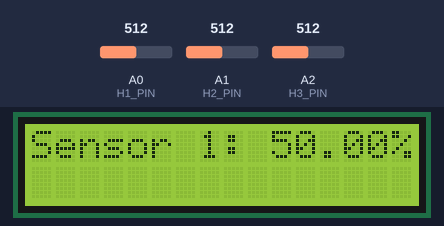
The sketch below on a simulated Arduino Uno, built with avr-gcc and run on an emulated ATmega328P. Shown: 16×2 character LCD. The inputs (shaded band) are chosen by the test bench; at power-on: A0 (H1_PIN) = 512, A1 (H2_PIN) = 512, A2 (H3_PIN) = 512.

Above: at 5.2 s.
5.3 s: A0 (H1_PIN) set to 716
At 19.0 s:
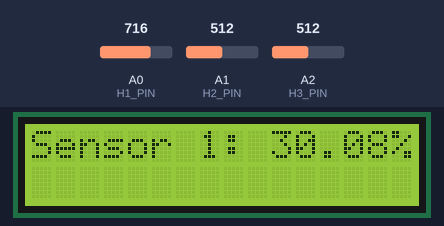
19.3 s: A1 (H2_PIN) set to 716
At 22.6 s:
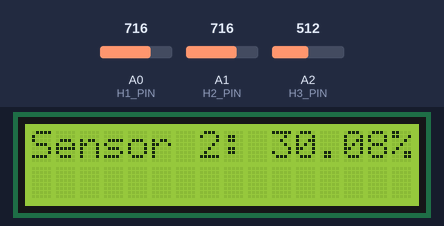
29.8 s: A2 (H3_PIN) set to 716
At 40.6 s:
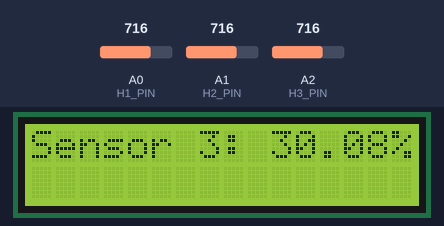
41.6 s: A0 (H1_PIN) set to 900
At 46.5 s:
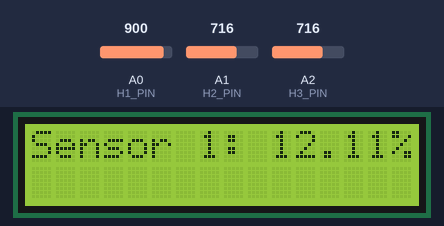
52.1 s: A1 (H2_PIN) set to 900
At 64.5 s:
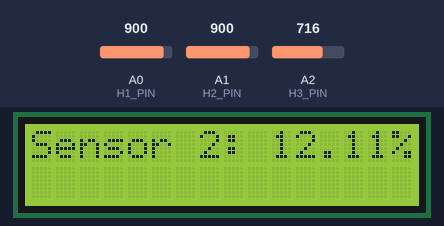
65.6 s: A2 (H3_PIN) set to 900
At 69.0 s:
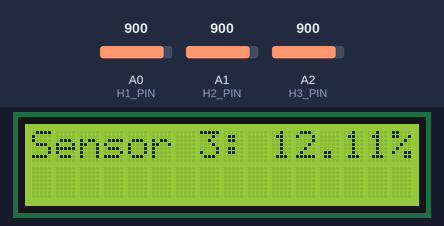
Timing chart, 0 to 70.5 s (numbered marks = the images above; inputs shaded):
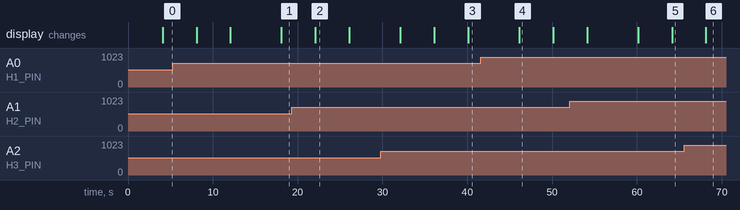

Measured:
- what the display in image 2 shows lasts 4.0 s, from 22.1 s to 26.1 s

The sketch:

v1_humidity_sensors_info_display_with_functions.ino
```cpp
/*
 *  V1 Sensor de Humedad para Tierra
 *
 *  Caso muy sencillo donde tenemos 3 sensores de humedad para plantas.
 *  Las lecturas se hacen en Analógico, en los pines A0, A1 y A2
 *  Ademas mostramos los datos en una pantalla LCD
 *
 *  Mostramos por Serial los datos de las plantas
 */

#include <LiquidCrystal.h>

LiquidCrystal lcd (7, 8, 9, 10, 11, 12);


// Pines para los sensores
int H1_PIN = A0;
int H2_PIN = A1;
int H3_PIN = A2;

void represent_humidity( int sensor, int num_sensor ) {
/*
 * Funcion que toma la cantidad de humedad de un sensor y la pinta en un display
 *
 * Args:
 *  - sensor      : pin del sensor que tenemos que leer
 *  - num_sensor  : numero del sensor para printearlo en el display
 */

  // Tomamos la humedad del sensor
  int humedad           = analogRead(sensor);
  // Sacamos el % de humedad total
  float pct_humedad     = abs( ( humedad / 1024.00 ) - 1.00 ) * 100.00;

  // Limpiamos la pantalla
  lcd.clear();
  lcd.setCursor (0, 0);
  lcd.print("Sensor " + String( num_sensor ) + ": " + String( pct_humedad, 2 ) +"%");


}

void setup() {
  // Iniciamos el Serial
  Serial.begin(9600);
  // Indicamos el numero de filas y columnas de
  // la pantalla
  lcd.begin(16, 2);

  // Inicio de mensaje
  lcd.print("Comenzando toma");
  lcd.setCursor (0, 1);
  lcd.print("de humedad...");

  delay(4000);

}

void loop() {


  // Llamada para el sensor 1
  represent_humidity( H1_PIN, 1 );

  delay(4000);

  // Llamada para el sensor 2
  represent_humidity( H2_PIN, 2 );

  delay(4000);

  // Llamada para el sensor 3
  represent_humidity( H3_PIN, 3 );
  delay(4000);

  delay(2000);


}
```
